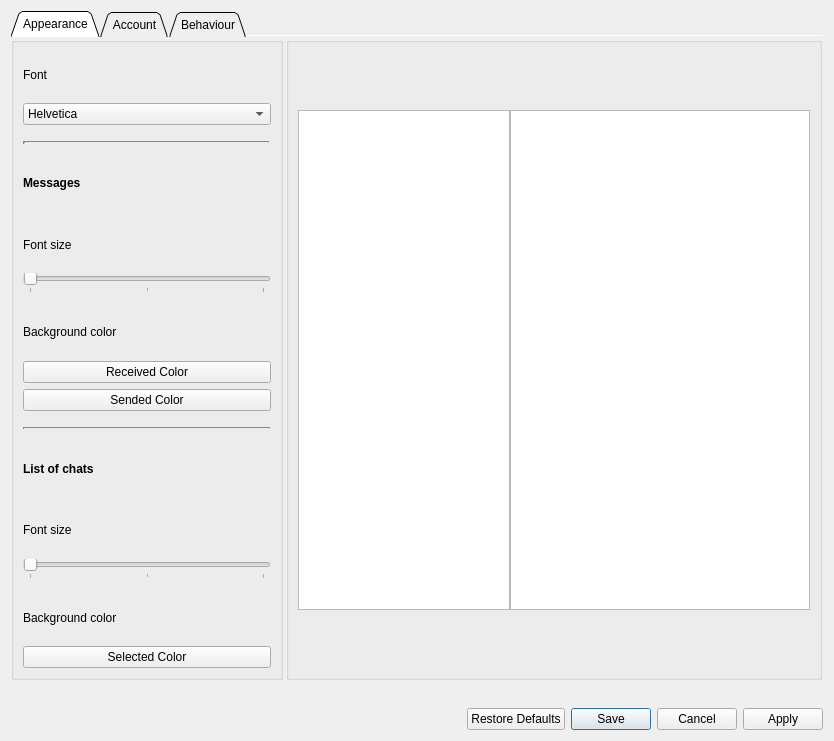
<?xml version="1.0" encoding="UTF-8"?>
<ui version="4.0">
 <class>SettingsDialog</class>
 <widget class="QDialog" name="SettingsDialog">
  <property name="geometry">
   <rect>
    <x>0</x>
    <y>0</y>
    <width>834</width>
    <height>741</height>
   </rect>
  </property>
  <property name="sizePolicy">
   <sizepolicy hsizetype="MinimumExpanding" vsizetype="MinimumExpanding">
    <horstretch>0</horstretch>
    <verstretch>0</verstretch>
   </sizepolicy>
  </property>
  <property name="minimumSize">
   <size>
    <width>500</width>
    <height>500</height>
   </size>
  </property>
  <property name="baseSize">
   <size>
    <width>500</width>
    <height>500</height>
   </size>
  </property>
  <property name="windowTitle">
   <string>Settings</string>
  </property>
  <property name="sizeGripEnabled">
   <bool>false</bool>
  </property>
  <property name="modal">
   <bool>false</bool>
  </property>
  <layout class="QVBoxLayout" name="verticalLayout_3">
   <item>
    <widget class="QTabWidget" name="SettingsTabs">
     <property name="sizePolicy">
      <sizepolicy hsizetype="MinimumExpanding" vsizetype="MinimumExpanding">
       <horstretch>0</horstretch>
       <verstretch>0</verstretch>
      </sizepolicy>
     </property>
     <property name="tabShape">
      <enum>QTabWidget::Triangular</enum>
     </property>
     <property name="currentIndex">
      <number>0</number>
     </property>
     <property name="elideMode">
      <enum>Qt::ElideRight</enum>
     </property>
     <property name="documentMode">
      <bool>true</bool>
     </property>
     <property name="tabsClosable">
      <bool>false</bool>
     </property>
     <property name="movable">
      <bool>true</bool>
     </property>
     <widget class="QWidget" name="Appearance">
      <attribute name="title">
       <string>Appearance</string>
      </attribute>
      <widget class="QWidget" name="horizontalLayoutWidget">
       <property name="geometry">
        <rect>
         <x>0</x>
         <y>0</y>
         <width>811</width>
         <height>643</height>
        </rect>
       </property>
       <layout class="QHBoxLayout" name="horizontalLayout" stretch="0,0">
        <property name="spacing">
         <number>3</number>
        </property>
        <property name="sizeConstraint">
         <enum>QLayout::SetMinimumSize</enum>
        </property>
        <item>
         <widget class="QGroupBox" name="SettingsLayout">
          <property name="sizePolicy">
           <sizepolicy hsizetype="Expanding" vsizetype="Expanding">
            <horstretch>0</horstretch>
            <verstretch>0</verstretch>
           </sizepolicy>
          </property>
          <property name="minimumSize">
           <size>
            <width>250</width>
            <height>0</height>
           </size>
          </property>
          <layout class="QVBoxLayout" name="verticalLayout">
           <item>
            <widget class="QLabel" name="FontLabel">
             <property name="text">
              <string>Font</string>
             </property>
             <property name="textInteractionFlags">
              <set>Qt::NoTextInteraction</set>
             </property>
            </widget>
           </item>
           <item>
            <widget class="QComboBox" name="FontComboBox">
             <item>
              <property name="text">
               <string>Helvetica</string>
              </property>
             </item>
             <item>
              <property name="text">
               <string>Times</string>
              </property>
             </item>
             <item>
              <property name="text">
               <string>Cantarell</string>
              </property>
             </item>
            </widget>
           </item>
           <item>
            <spacer name="Spacer1">
             <property name="orientation">
              <enum>Qt::Vertical</enum>
             </property>
             <property name="sizeType">
              <enum>QSizePolicy::Fixed</enum>
             </property>
             <property name="sizeHint" stdset="0">
              <size>
               <width>20</width>
               <height>10</height>
              </size>
             </property>
            </spacer>
           </item>
           <item>
            <widget class="Line" name="Line1">
             <property name="sizePolicy">
              <sizepolicy hsizetype="Minimum" vsizetype="Fixed">
               <horstretch>0</horstretch>
               <verstretch>0</verstretch>
              </sizepolicy>
             </property>
             <property name="minimumSize">
              <size>
               <width>0</width>
               <height>3</height>
              </size>
             </property>
             <property name="baseSize">
              <size>
               <width>1</width>
               <height>2</height>
              </size>
             </property>
             <property name="font">
              <font>
               <family>Cantarell</family>
              </font>
             </property>
             <property name="autoFillBackground">
              <bool>false</bool>
             </property>
             <property name="styleSheet">
              <string notr="true">background-color: rgb(205, 205, 205)</string>
             </property>
             <property name="frameShadow">
              <enum>QFrame::Sunken</enum>
             </property>
             <property name="lineWidth">
              <number>3</number>
             </property>
             <property name="midLineWidth">
              <number>0</number>
             </property>
             <property name="orientation">
              <enum>Qt::Horizontal</enum>
             </property>
            </widget>
           </item>
           <item>
            <spacer name="Spacer2">
             <property name="orientation">
              <enum>Qt::Vertical</enum>
             </property>
             <property name="sizeType">
              <enum>QSizePolicy::Fixed</enum>
             </property>
             <property name="sizeHint" stdset="0">
              <size>
               <width>20</width>
               <height>10</height>
              </size>
             </property>
            </spacer>
           </item>
           <item>
            <widget class="QLabel" name="MessageLabel">
             <property name="font">
              <font>
               <weight>75</weight>
               <italic>false</italic>
               <bold>true</bold>
               <underline>false</underline>
              </font>
             </property>
             <property name="text">
              <string>Messages</string>
             </property>
             <property name="textInteractionFlags">
              <set>Qt::NoTextInteraction</set>
             </property>
            </widget>
           </item>
           <item>
            <spacer name="Spacer3">
             <property name="orientation">
              <enum>Qt::Vertical</enum>
             </property>
             <property name="sizeType">
              <enum>QSizePolicy::Fixed</enum>
             </property>
             <property name="sizeHint" stdset="0">
              <size>
               <width>20</width>
               <height>10</height>
              </size>
             </property>
            </spacer>
           </item>
           <item>
            <widget class="QLabel" name="FontSizeMessageLabel">
             <property name="text">
              <string>Font size</string>
             </property>
            </widget>
           </item>
           <item>
            <widget class="QSlider" name="MessageFontSizeSlider">
             <property name="minimum">
              <number>0</number>
             </property>
             <property name="maximum">
              <number>2</number>
             </property>
             <property name="pageStep">
              <number>1</number>
             </property>
             <property name="orientation">
              <enum>Qt::Horizontal</enum>
             </property>
             <property name="invertedAppearance">
              <bool>false</bool>
             </property>
             <property name="invertedControls">
              <bool>false</bool>
             </property>
             <property name="tickPosition">
              <enum>QSlider::TicksBelow</enum>
             </property>
             <property name="tickInterval">
              <number>1</number>
             </property>
            </widget>
           </item>
           <item>
            <spacer name="Spacer4">
             <property name="orientation">
              <enum>Qt::Vertical</enum>
             </property>
             <property name="sizeType">
              <enum>QSizePolicy::Fixed</enum>
             </property>
             <property name="sizeHint" stdset="0">
              <size>
               <width>20</width>
               <height>10</height>
              </size>
             </property>
            </spacer>
           </item>
           <item>
            <widget class="QLabel" name="MessageBkgColorLabel">
             <property name="text">
              <string>Background color</string>
             </property>
            </widget>
           </item>
           <item>
            <widget class="QPushButton" name="ReceivedColorButton">
             <property name="text">
              <string>Received Color</string>
             </property>
            </widget>
           </item>
           <item>
            <widget class="QPushButton" name="SendedColorButton">
             <property name="text">
              <string>Sended Color</string>
             </property>
            </widget>
           </item>
           <item>
            <spacer name="verticalSpacer">
             <property name="orientation">
              <enum>Qt::Vertical</enum>
             </property>
             <property name="sizeType">
              <enum>QSizePolicy::Fixed</enum>
             </property>
             <property name="sizeHint" stdset="0">
              <size>
               <width>20</width>
               <height>10</height>
              </size>
             </property>
            </spacer>
           </item>
           <item>
            <widget class="Line" name="Line2">
             <property name="sizePolicy">
              <sizepolicy hsizetype="Minimum" vsizetype="Fixed">
               <horstretch>0</horstretch>
               <verstretch>0</verstretch>
              </sizepolicy>
             </property>
             <property name="baseSize">
              <size>
               <width>1</width>
               <height>1</height>
              </size>
             </property>
             <property name="autoFillBackground">
              <bool>false</bool>
             </property>
             <property name="styleSheet">
              <string notr="true">background-color: rgb(205, 205, 205)</string>
             </property>
             <property name="frameShadow">
              <enum>QFrame::Sunken</enum>
             </property>
             <property name="lineWidth">
              <number>2</number>
             </property>
             <property name="orientation">
              <enum>Qt::Horizontal</enum>
             </property>
            </widget>
           </item>
           <item>
            <spacer name="verticalSpacer_2">
             <property name="orientation">
              <enum>Qt::Vertical</enum>
             </property>
             <property name="sizeType">
              <enum>QSizePolicy::Fixed</enum>
             </property>
             <property name="sizeHint" stdset="0">
              <size>
               <width>20</width>
               <height>10</height>
              </size>
             </property>
            </spacer>
           </item>
           <item>
            <widget class="QLabel" name="ListOfChatsLabel">
             <property name="font">
              <font>
               <weight>75</weight>
               <bold>true</bold>
              </font>
             </property>
             <property name="text">
              <string>List of chats</string>
             </property>
            </widget>
           </item>
           <item>
            <spacer name="verticalSpacer_3">
             <property name="orientation">
              <enum>Qt::Vertical</enum>
             </property>
             <property name="sizeType">
              <enum>QSizePolicy::Fixed</enum>
             </property>
             <property name="sizeHint" stdset="0">
              <size>
               <width>20</width>
               <height>10</height>
              </size>
             </property>
            </spacer>
           </item>
           <item>
            <widget class="QLabel" name="label_2">
             <property name="text">
              <string>Font size</string>
             </property>
            </widget>
           </item>
           <item>
            <widget class="QSlider" name="ChatFontSizeSlider">
             <property name="minimum">
              <number>0</number>
             </property>
             <property name="maximum">
              <number>2</number>
             </property>
             <property name="pageStep">
              <number>1</number>
             </property>
             <property name="orientation">
              <enum>Qt::Horizontal</enum>
             </property>
             <property name="tickPosition">
              <enum>QSlider::TicksBelow</enum>
             </property>
             <property name="tickInterval">
              <number>1</number>
             </property>
            </widget>
           </item>
           <item>
            <spacer name="verticalSpacer_4">
             <property name="orientation">
              <enum>Qt::Vertical</enum>
             </property>
             <property name="sizeType">
              <enum>QSizePolicy::Fixed</enum>
             </property>
             <property name="sizeHint" stdset="0">
              <size>
               <width>20</width>
               <height>10</height>
              </size>
             </property>
            </spacer>
           </item>
           <item>
            <widget class="QLabel" name="label_3">
             <property name="text">
              <string>Background color</string>
             </property>
            </widget>
           </item>
           <item>
            <widget class="QPushButton" name="pushButton">
             <property name="text">
              <string>Selected Color</string>
             </property>
            </widget>
           </item>
          </layout>
         </widget>
        </item>
        <item>
         <widget class="QGroupBox" name="PreviewBox">
          <property name="sizePolicy">
           <sizepolicy hsizetype="Expanding" vsizetype="Preferred">
            <horstretch>0</horstretch>
            <verstretch>0</verstretch>
           </sizepolicy>
          </property>
          <property name="minimumSize">
           <size>
            <width>500</width>
            <height>0</height>
           </size>
          </property>
          <property name="baseSize">
           <size>
            <width>200</width>
            <height>0</height>
           </size>
          </property>
          <property name="title">
           <string/>
          </property>
          <layout class="QVBoxLayout" name="verticalLayout_2">
           <item>
            <spacer name="verticalSpacer_6">
             <property name="orientation">
              <enum>Qt::Vertical</enum>
             </property>
             <property name="sizeHint" stdset="0">
              <size>
               <width>20</width>
               <height>40</height>
              </size>
             </property>
            </spacer>
           </item>
           <item>
            <widget class="QSplitter" name="PreviewSplitter">
             <property name="minimumSize">
              <size>
               <width>0</width>
               <height>500</height>
              </size>
             </property>
             <property name="lineWidth">
              <number>0</number>
             </property>
             <property name="orientation">
              <enum>Qt::Horizontal</enum>
             </property>
             <property name="handleWidth">
              <number>0</number>
             </property>
             <property name="childrenCollapsible">
              <bool>false</bool>
             </property>
             <widget class="QListView" name="ChatListPreview">
              <property name="enabled">
               <bool>true</bool>
              </property>
              <property name="minimumSize">
               <size>
                <width>150</width>
                <height>0</height>
               </size>
              </property>
              <property name="maximumSize">
               <size>
                <width>250</width>
                <height>16777215</height>
               </size>
              </property>
              <property name="selectionMode">
               <enum>QAbstractItemView::NoSelection</enum>
              </property>
             </widget>
             <widget class="QListView" name="MessageListPreview">
              <property name="minimumSize">
               <size>
                <width>300</width>
                <height>0</height>
               </size>
              </property>
             </widget>
            </widget>
           </item>
           <item>
            <spacer name="verticalSpacer_7">
             <property name="orientation">
              <enum>Qt::Vertical</enum>
             </property>
             <property name="sizeHint" stdset="0">
              <size>
               <width>20</width>
               <height>40</height>
              </size>
             </property>
            </spacer>
           </item>
          </layout>
         </widget>
        </item>
       </layout>
      </widget>
     </widget>
     <widget class="QWidget" name="Account">
      <attribute name="title">
       <string>Account</string>
      </attribute>
      <widget class="QLabel" name="NameLabel">
       <property name="geometry">
        <rect>
         <x>20</x>
         <y>50</y>
         <width>251</width>
         <height>26</height>
        </rect>
       </property>
       <property name="contextMenuPolicy">
        <enum>Qt::NoContextMenu</enum>
       </property>
       <property name="frameShape">
        <enum>QFrame::NoFrame</enum>
       </property>
       <property name="frameShadow">
        <enum>QFrame::Plain</enum>
       </property>
       <property name="midLineWidth">
        <number>0</number>
       </property>
       <property name="text">
        <string>Here is your full name</string>
       </property>
       <property name="textInteractionFlags">
        <set>Qt::NoTextInteraction</set>
       </property>
      </widget>
      <widget class="QTextEdit" name="NameEdit">
       <property name="enabled">
        <bool>true</bool>
       </property>
       <property name="geometry">
        <rect>
         <x>20</x>
         <y>90</y>
         <width>371</width>
         <height>41</height>
        </rect>
       </property>
       <property name="cursor" stdset="0">
        <cursorShape>ForbiddenCursor</cursorShape>
       </property>
       <property name="mouseTracking">
        <bool>true</bool>
       </property>
       <property name="contextMenuPolicy">
        <enum>Qt::NoContextMenu</enum>
       </property>
       <property name="acceptDrops">
        <bool>false</bool>
       </property>
       <property name="sizeAdjustPolicy">
        <enum>QAbstractScrollArea::AdjustToContents</enum>
       </property>
       <property name="undoRedoEnabled">
        <bool>false</bool>
       </property>
       <property name="lineWrapMode">
        <enum>QTextEdit::NoWrap</enum>
       </property>
       <property name="textInteractionFlags">
        <set>Qt::TextSelectableByKeyboard|Qt::TextSelectableByMouse</set>
       </property>
      </widget>
     </widget>
     <widget class="QWidget" name="Behavior">
      <attribute name="title">
       <string>Behaviour</string>
      </attribute>
     </widget>
    </widget>
   </item>
   <item>
    <layout class="QHBoxLayout" name="ButtonsLayout">
     <item>
      <spacer name="horizontalSpacer">
       <property name="orientation">
        <enum>Qt::Horizontal</enum>
       </property>
       <property name="sizeHint" stdset="0">
        <size>
         <width>40</width>
         <height>20</height>
        </size>
       </property>
      </spacer>
     </item>
     <item>
      <widget class="QDialogButtonBox" name="SettingsButtonBox">
       <property name="sizePolicy">
        <sizepolicy hsizetype="Fixed" vsizetype="Fixed">
         <horstretch>0</horstretch>
         <verstretch>0</verstretch>
        </sizepolicy>
       </property>
       <property name="layoutDirection">
        <enum>Qt::LeftToRight</enum>
       </property>
       <property name="orientation">
        <enum>Qt::Horizontal</enum>
       </property>
       <property name="standardButtons">
        <set>QDialogButtonBox::Apply|QDialogButtonBox::Cancel|QDialogButtonBox::RestoreDefaults|QDialogButtonBox::Save</set>
       </property>
       <property name="centerButtons">
        <bool>true</bool>
       </property>
      </widget>
     </item>
    </layout>
   </item>
  </layout>
 </widget>
 <resources/>
 <connections>
  <connection>
   <sender>SettingsButtonBox</sender>
   <signal>accepted()</signal>
   <receiver>SettingsDialog</receiver>
   <slot>accept()</slot>
   <hints>
    <hint type="sourcelabel">
     <x>248</x>
     <y>254</y>
    </hint>
    <hint type="destinationlabel">
     <x>157</x>
     <y>274</y>
    </hint>
   </hints>
  </connection>
  <connection>
   <sender>SettingsButtonBox</sender>
   <signal>rejected()</signal>
   <receiver>SettingsDialog</receiver>
   <slot>reject()</slot>
   <hints>
    <hint type="sourcelabel">
     <x>316</x>
     <y>260</y>
    </hint>
    <hint type="destinationlabel">
     <x>286</x>
     <y>274</y>
    </hint>
   </hints>
  </connection>
 </connections>
</ui>
